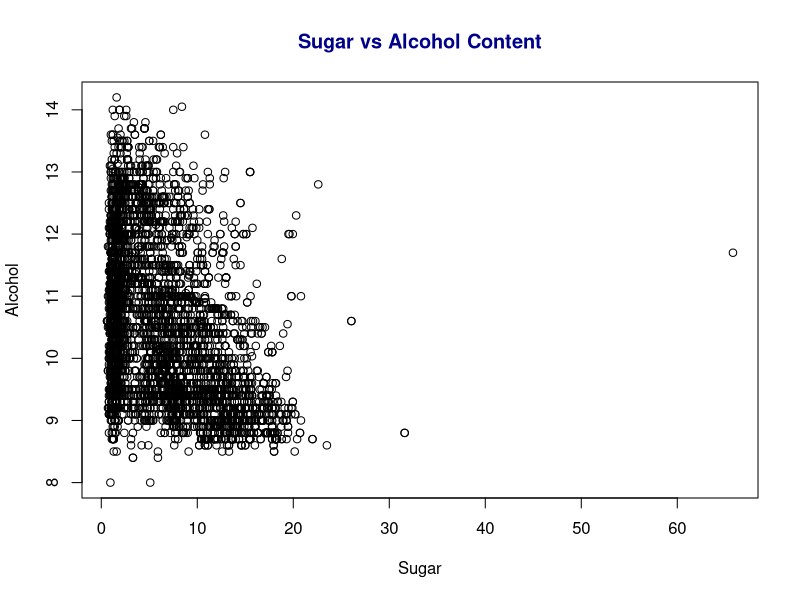

Reproduce this figure in R.
## ---- chunk 1
df.wines <- read.csv(file = "whitewines.csv", header = TRUE, stringsAsFactors = FALSE)
total.wines <- nrow(df.wines)
alc.content.over.eleven <- round((length(which(df.wines$alcohol > 11))/total.wines) *100,1) #https://www.statology.org/round-in-r/
highest.alc.content <- max(df.wines$alcohol)
## ---- chunk 2
plot(x=df.wines$residual.sugar,y=df.wines$alcohol,main = "Sugar vs Alcohol Content",col.main = "darkblue",xlab = "Sugar", ylab = "Alcohol")
# http://www.sthda.com/english/wiki/add-titles-to-a-plot-in-r-software#change-main-title-and-axis-labels
